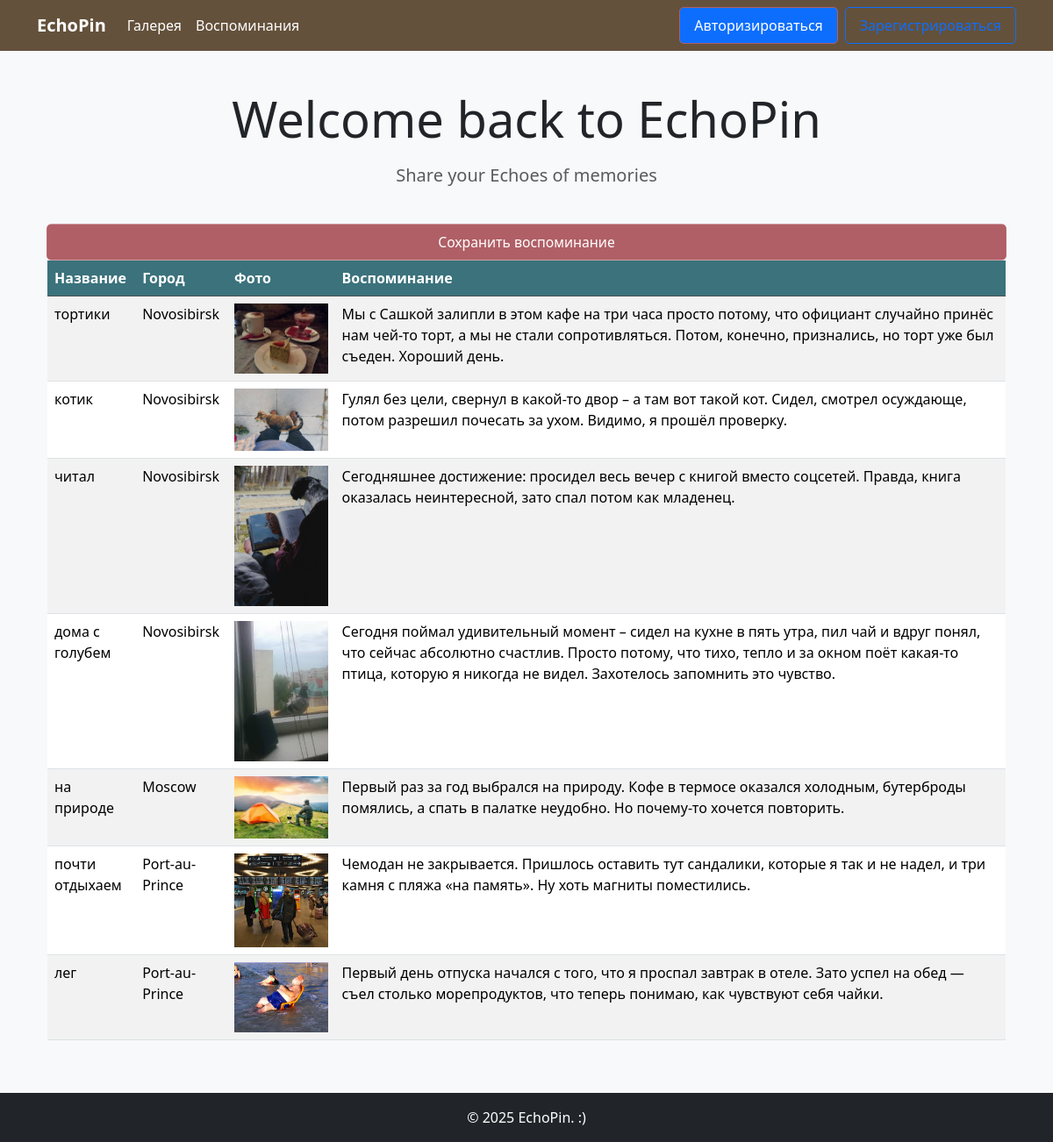
/home/, run on the app's committed database.
### memories/models.py (models this page shows, shortened)
class Gallery(models.Model):
    user = models.ForeignKey(User, on_delete=models.CASCADE, related_name='gallery_sessions')
    name = models.CharField(max_length=50)
    gallery_images = models.ImageField(upload_to='images/')
    gps_location = models.CharField(max_length=50)
    city = models.CharField(max_length=50)
    memories = models.CharField(max_length=256)
    date = models.DateField()

### memories/views.py (the view)
# urls.py: 2. Add a URL to urlpatterns:  path('', views.home, name='home')
def home(request):
    images = Gallery.objects.all()
    return render(request, 'memories/home.html', {
        'gallery_images': images,
    })

### memories/templates/memories/home.html (shortened to what this page needs)
{% extends 'memories/base.html' %}
{% load static %}
{% block extra_css %}
<link rel="stylesheet" href="https://cdn.jsdelivr.net/npm/bootstrap-icons@1.11.3/font/bootstrap-icons.min.css">
<link rel="stylesheet" href="{% static 'memories/css/styles.css' %}">
<link rel="stylesheet" href="{% static 'memories/css/chart.css' %}">
{% endblock %}
{% block content %}
<div class="container py-4">
    <div class="row mb-4">
        <div class="col-12">
            <h1 class="display-4 text-center mb-3">Welcome back  {{ user.username }} to EchoPin</h1>
            <p class="lead text-center text-muted">Share your Echoes of memories</p>
        </div>
    </div>
    <div class="row">
        <a class="row btn btn-primary button-color button-save" href="{% url 'gallery_images' %}">Сохранить воспоминание</a>
        <div class="container">
            <table class="table table-striped">
                <thead class="table-dark">
                    <tr>
                        <th>Название</th>
                        <th>Город</th>
                        <th>Фото</th>
                        <th style = "width: 70%;">Воспоминание</th>
                    </tr>
                </thead>
                <tbody>
                    {% for image in gallery_images %}
                    <tr class="station-row"
                        data-location="{{ image.gps_location }}"
                        data-image="{{ image.gallery_images }}"
                        onclick="updateMap(this)">
                        <td>{{ image.name }}</td>
                        <td>{{ image.city }}</td>
                        <td><img src="{{ image.gallery_images.url }}" class="img-responsive " style="width: 100%;"></td>
                        <td>{{ image.memories }}</td>
                    </tr>
                    {% empty %}
                    <tr>
                        <td colspan="6" class="text-center">Пока что пусто</td>
                    </tr>
                    {% endfor %}
                </tbody>
            </table>
        </div>
    </div>
</div>
{% endblock %}

### memories/templates/memories/base.html (shortened to what this page needs)
<!DOCTYPE html>
<html lang="en">
<head>
    <link href="https://cdn.jsdelivr.net/npm/bootstrap@5.3.3/dist/css/bootstrap.min.css" rel="stylesheet">
    {% block extra_css %}{% endblock %}
</head>
<body class="bg-light">
    <nav class="navbar navbar-expand-lg navbar-dark">
        <div class="container">
            <a class="navbar-brand" href="{% url 'memories' %}">EchoPin</a>
            <div class="collapse navbar-collapse" id="navbarNav">
                <ul class="navbar-nav me-auto">
                    <li class="nav-item ">
                        <a class="nav-link" href="{% url 'home' %}">Галерея</a>
                    </li>
                    <li class="nav-item">
                        <a class="nav-link" href="{% url 'memories' %}">Воспоминания</a>
                    </li>
                </ul>
                <ul class="navbar-nav">
                    {% if user.is_authenticated %}
                        <li class="nav-item">
                            <a class="nav-link">
                                <i class="bi bi-person"></i> {{ user.username }}
                            </a>
                        </li>
                        <li class="nav-item">
                            <a class="btn btn-danger" href="{% url 'logout' %}">Выйти</a>
                        </li>
                    {% else %}
                        <li class="nav-item">
                            <a class="btn btn-primary me-2" href="{% url 'login' %}">Авторизироваться</a>
                        </li>
                        <li class="nav-item">
                            <a class="btn btn-outline-primary" href="{% url 'register' %}">Зарегистрироваться</a>
                        </li>
                    {% endif %}
                </ul>
            </div>
        </div>
    </nav>
    <div class="content-container">
        <div class="container">
            {% block content %}{% endblock %}
        </div>
    </div>
    <footer class="bg-dark text-white text-center py-3">
        <div class="container">
            <p class="mb-0">&copy; 2025 EchoPin. :) </p>
        </div>
    </footer>
</body>
</html>

### memories/static/memories/css/styles.css (style rules this page uses)
.btn { transition: all 0.2s; }

### memories/templates/memories/base.html (style rules this page uses)
.navbar-brand { font-weight: bold; }
.btn { border-radius: 5px; padding: 8px 16px; }
.content-container { min-height: calc(100vh - 120px); padding: 20px 0; }
.button-save { scale: 98%; }
.btn-primary { --bs-btn-border-color: #B05F66; --bs-btn-active-bg: #9e4f56; --bs-btn-active-border-color: #9e4f56; }
.nav-link { color: #fff; }
.navbar-dark { background-color: #64513B; }
.button-color { background-color: #B05F66; }
.table-dark { --bs-table-bg: #3B727C; }

### memories/templates/memories/home.html (style rules this page uses)
.row { display: flex; flex-direction:column; align-items: center; }

### data on the page
Gallery: name "тортики", city "Novosibirsk", gallery_images (picture), memories "Мы с Сашкой залипли в этом кафе на три часа просто потому, что официант случайно принёс нам чей-то торт, а мы не стали сопротивляться. Потом, конечно, признались, но торт уже был съеден. Хороший день."
Gallery: name "котик", city "Novosibirsk", gallery_images (picture), memories "Гулял без цели, свернул в какой-то двор – а там вот такой кот. Сидел, смотрел осуждающе, потом разрешил почесать за ухом. Видимо, я прошёл проверку."
Gallery: name "читал", city "Novosibirsk", gallery_images (picture), memories "Сегодняшнее достижение: просидел весь вечер с книгой вместо соцсетей. Правда, книга оказалась неинтересной, зато спал потом как младенец."
Gallery: name "дома с голубем", city "Novosibirsk", gallery_images (picture), memories "Сегодня поймал удивительный момент – сидел на кухне в пять утра, пил чай и вдруг понял, что сейчас абсолютно счастлив. Просто потому, что тихо, тепло и за окном поёт какая-то птица, которую я никогда не видел. Захотелось запомнить это чувство."
Gallery: name "на природе", city "Moscow", gallery_images (picture), memories "Первый раз за год выбрался на природу. Кофе в термосе оказался холодным, бутерброды помялись, а спать в палатке неудобно. Но почему-то хочется повторить."
Gallery: name "почти отдыхаем", city "Port-au-Prince", gallery_images (picture), memories "Чемодан не закрывается. Пришлось оставить тут сандалики, которые я так и не надел, и три камня с пляжа «на память». Ну хоть магниты поместились."
Gallery: name "лег", city "Port-au-Prince", gallery_images (picture), memories "Первый день отпуска начался с того, что я проспал завтрак в отеле. Зато успел на обед — съел столько морепродуктов, что теперь понимаю, как чувствуют себя чайки."
